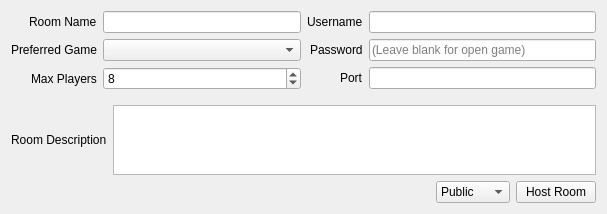
<?xml version="1.0" encoding="UTF-8"?>
<ui version="4.0">
 <class>HostRoom</class>
 <widget class="QWidget" name="HostRoom">
  <property name="geometry">
   <rect>
    <x>0</x>
    <y>0</y>
    <width>607</width>
    <height>211</height>
   </rect>
  </property>
  <property name="windowTitle">
   <string>Create Room</string>
  </property>
  <layout class="QVBoxLayout" name="verticalLayout_3">
   <item>
    <widget class="QWidget" name="settings" native="true">
     <layout class="QHBoxLayout">
      <property name="leftMargin">
       <number>0</number>
      </property>
      <property name="topMargin">
       <number>0</number>
      </property>
      <property name="rightMargin">
       <number>0</number>
      </property>
      <item>
       <layout class="QFormLayout" name="formLayout_2">
        <property name="labelAlignment">
         <set>Qt::AlignRight|Qt::AlignTrailing|Qt::AlignVCenter</set>
        </property>
        <item row="0" column="0">
         <widget class="QLabel" name="label">
          <property name="text">
           <string>Room Name</string>
          </property>
         </widget>
        </item>
        <item row="0" column="1">
         <widget class="QLineEdit" name="room_name">
          <property name="maxLength">
           <number>50</number>
          </property>
         </widget>
        </item>
        <item row="1" column="0">
         <widget class="QLabel" name="label_3">
          <property name="text">
           <string>Preferred Game</string>
          </property>
         </widget>
        </item>
        <item row="1" column="1">
         <widget class="QComboBox" name="game_list"/>
        </item>
        <item row="2" column="0">
         <widget class="QLabel" name="label_2">
          <property name="text">
           <string>Max Players</string>
          </property>
         </widget>
        </item>
        <item row="2" column="1">
         <widget class="QSpinBox" name="max_player">
          <property name="minimum">
           <number>1</number>
          </property>
          <property name="maximum">
           <number>16</number>
          </property>
          <property name="value">
           <number>8</number>
          </property>
         </widget>
        </item>
       </layout>
      </item>
      <item>
       <layout class="QFormLayout" name="formLayout">
        <property name="labelAlignment">
         <set>Qt::AlignRight|Qt::AlignTrailing|Qt::AlignVCenter</set>
        </property>
        <item row="0" column="1">
         <widget class="QLineEdit" name="username"/>
        </item>
        <item row="0" column="0">
         <widget class="QLabel" name="label_6">
          <property name="text">
           <string>Username</string>
          </property>
         </widget>
        </item>
        <item row="1" column="1">
         <widget class="QLineEdit" name="password">
          <property name="echoMode">
           <enum>QLineEdit::PasswordEchoOnEdit</enum>
          </property>
          <property name="placeholderText">
           <string>(Leave blank for open game)</string>
          </property>
         </widget>
        </item>
        <item row="2" column="1">
         <widget class="QLineEdit" name="port">
          <property name="inputMethodHints">
           <set>Qt::ImhDigitsOnly</set>
          </property>
          <property name="maxLength">
           <number>5</number>
          </property>
         </widget>
        </item>
        <item row="1" column="0">
         <widget class="QLabel" name="label_5">
          <property name="text">
           <string>Password</string>
          </property>
         </widget>
        </item>
        <item row="2" column="0">
         <widget class="QLabel" name="label_4">
          <property name="text">
           <string>Port</string>
          </property>
         </widget>
        </item>
       </layout>
      </item>
     </layout>
    </widget>
   </item>
   <item>
    <layout class="QHBoxLayout" name="horizontalLayout_3">
     <item>
      <widget class="QLabel" name="label_7">
       <property name="text">
        <string>Room Description</string>
       </property>
      </widget>
     </item>
     <item>
      <widget class="QTextEdit" name="room_description"/>
     </item>
    </layout>
   </item>
   <item>
    <layout class="QHBoxLayout" name="horizontalLayout">
     <property name="rightMargin">
      <number>0</number>
     </property>
     <item>
      <spacer name="horizontalSpacer">
       <property name="orientation">
        <enum>Qt::Horizontal</enum>
       </property>
       <property name="sizeHint" stdset="0">
        <size>
         <width>40</width>
         <height>20</height>
        </size>
       </property>
      </spacer>
     </item>
     <item>
      <widget class="QComboBox" name="host_type">
       <item>
        <property name="text">
         <string>Public</string>
        </property>
       </item>
       <item>
        <property name="text">
         <string>Unlisted</string>
        </property>
       </item>
      </widget>
     </item>
     <item>
      <widget class="QPushButton" name="host">
       <property name="text">
        <string>Host Room</string>
       </property>
      </widget>
     </item>
    </layout>
   </item>
  </layout>
 </widget>
 <resources/>
 <connections/>
</ui>
